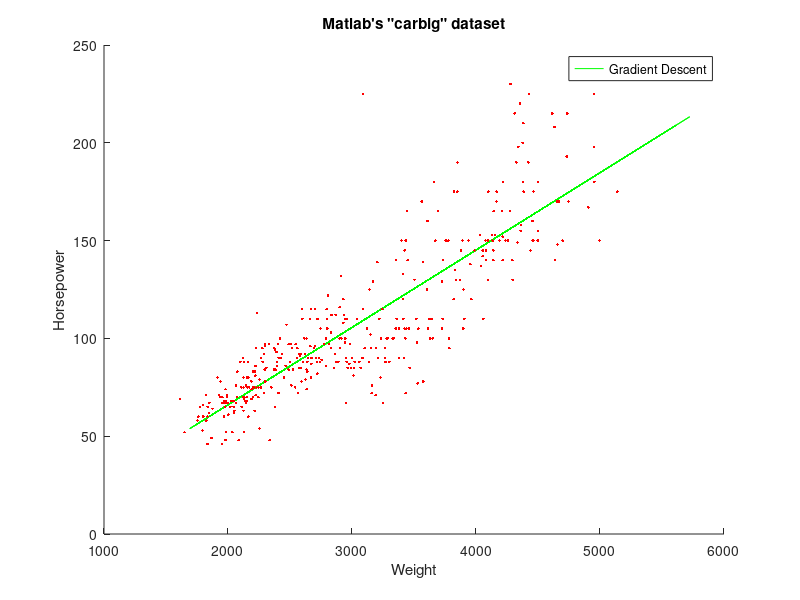
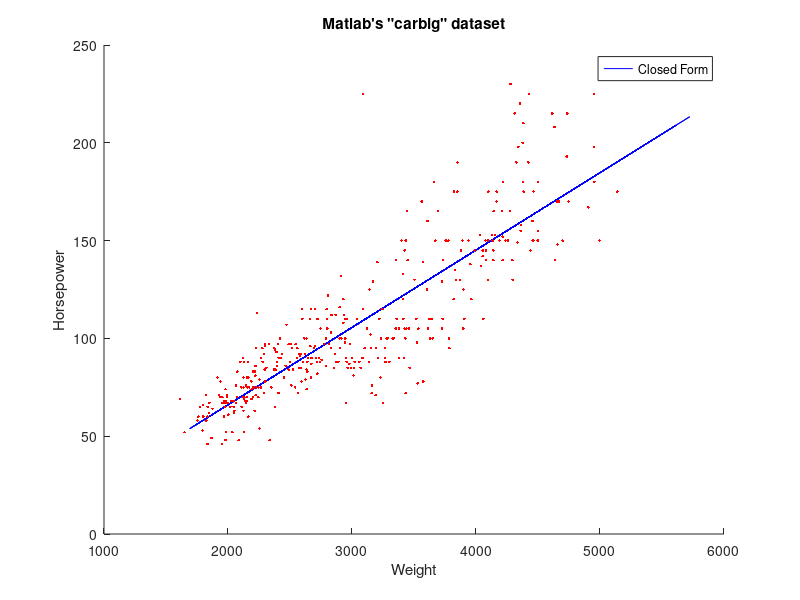

Write the MATLAB code that produced these figures, in order.
x = load('carbig.mat','Weight','Horsepower');

data = [x.Weight,x.Horsepower];
data(any(isnan(data), 2), :) = [];
mu1 = mean(data(:,1));
mu2 = mean(data(:,2));
sd1 = std(data(:,1));
sd2 = std(data(:,2));
% data = zscore(data);
weight = (data(:,2)-mu2)/sd2;
horsepower = (data(:,1)-mu1)/sd1;
t = horsepower;
iter =100;
[r,c] = size(weight);
o = ones(r,1);
A = [weight,o];
w = rand(c+1,1);
R =1e-3;
J = 2*(w'*(A'*A)) - 2*(t'*A);
for i =1:iter
    J = 2*(w'*(A'*A)) - 2*(t'*A);
    w = w-R*J';
    if(J <= 0)
        break;
    end    
end
y = A*w*sd2 + mu2;
weight = weight*sd1 + mu1;
hold on
plot(weight,y,'green')
plot(data(:,1),data(:,2),'.r')
hold off
title('Matlab''s "carbig" dataset')
legend('Gradient Descent');
xlabel('Weight');
ylabel('Horsepower');

figure()

y_hat = A*(((inv(A'*A))*A')*horsepower)*sd2 +mu2;

hold on
plot(weight,y_hat,'blue')
plot(data(:,1),data(:,2),'.r')
hold off
title('Matlab''s "carbig" dataset')
legend('Closed Form')
xlabel('Weight');
ylabel('Horsepower');

